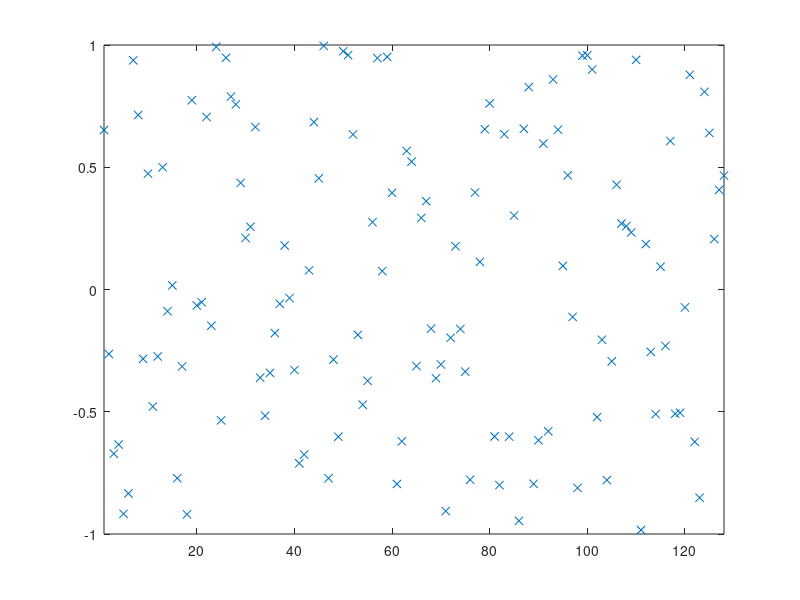

This figure's MATLAB source: (Note: this script raises an error after producing the figure.)
% script <a href="matlab:BitonicSortTest">BitonicSortTest</a>
% Test <a href="matlab:help BitonicSort">BitonicSort</a> on a random set of data.
% See <a href="matlab:NRweb">Numerical Renaissance: simulation, optimization, & control</a>, Section 7.2.1.
% Part of <a href="matlab:help NRC">Numerical Renaissance Codebase 1.0</a>, <a href="matlab:help NRchap07">Chapter 7</a>; please read the <a href="matlab:help NRcopyleft">copyleft</a>.

n=2^7; D=2*rand(n,1)-1; close all, plot(D(:,1),'x'), axis([1 n -1 1]), pause(0.5)
[D,index]=BitonicSort(D,1,n);      plot(D(:,1),'x'), axis([1 n -1 1])

% end script BitonicSortTest
